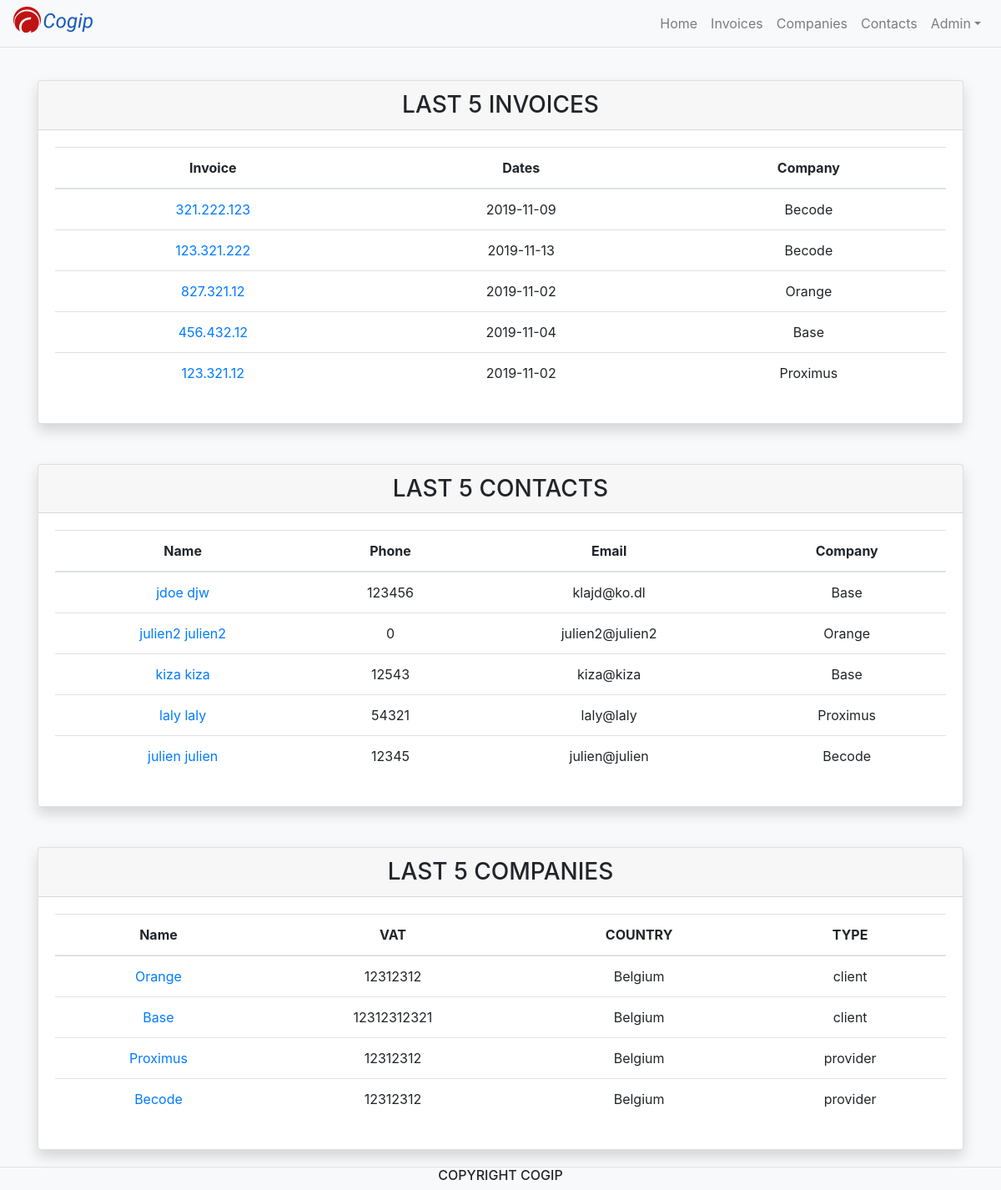
Screenshot of /?value=home with the database file from the repository.
### tables this page shows
CREATE TABLE `invoices` (
  `id` int(11) NOT NULL,
  `date` date NOT NULL,
  `number` varchar(40) NOT NULL,
  `id_companies` int(5) NOT NULL,
  `id_contacts` int(5) NOT NULL
);

CREATE TABLE `companies` (
  `id` int(11) NOT NULL,
  `name` varchar(60) NOT NULL,
  `country` varchar(60) NOT NULL,
  `VAT` varchar(80) NOT NULL,
  `id_type_companies` int(5) NOT NULL
);

CREATE TABLE `contacts` (
  `id` int(11) NOT NULL,
  `first_name` varchar(60) NOT NULL,
  `last_name` varchar(60) NOT NULL,
  `email` varchar(80) NOT NULL,
  `phone` int(60) NOT NULL,
  `id_companies` int(20) NOT NULL
);

CREATE TABLE `type` (
  `id` int(11) NOT NULL,
  `type_companies` varchar(8) NOT NULL
);

### controller/controller.php (called while the page is built, shortened)
<?php
require 'model/model.php';
function displayLastFive(){
	$reqInvoices = queryLastFiveInvoices();
	$reqContacts = queryLastFiveContacts();
	$reqCompanies = queryLastFiveCompanies();
	include "view/homeView.php";
}
?>

### model/model.php (called while the page is built, shortened)
<?php
function dbConnect()
{
    try{
        $db = new PDO ('mysql:host=database;dbname=Cogip','root','root');
        return $db;
    }
    catch(Exeption $e)
    {
        die('Erreur: '.$e->getMessage());
    }
}
function queryLastFiveInvoices(){
    $db = dbConnect();
    $req = $db -> prepare("SELECT inv.id AS inv_id, inv.date, inv.number, com.name
                           FROM invoices AS inv
                           JOIN companies AS com
                           ON inv.id_companies = com.id
                           ORDER BY inv.id DESC LIMIT 5");
    $req -> execute();
    return $req;
}
function queryLastFiveContacts(){
    $db = dbConnect();
    $req = $db -> prepare("SELECT cont.id AS cont_id, cont.first_name, cont.last_name, cont.phone, cont.email, com.name
                           FROM contacts AS cont
                           JOIN companies AS com
                           ON cont.id_companies = com.id
                           ORDER BY cont.id DESC LIMIT 5");
    $req -> execute();
    return $req;
}
function queryLastFiveCompanies(){
    $db = dbConnect();
    $req = $db -> prepare("SELECT com.id AS com_id, com.name, com.country, com.VAT, ty.type_companies
                           FROM companies AS com
                           JOIN type AS ty
                           ON com.id_type_companies = ty.id
                           ORDER BY com.id DESC LIMIT 5");
    $req -> execute();
    return $req;
}
?>

### view/homeView.php (the view)
<?php
    $reqInv = $reqInvoices -> fetchAll(PDO::FETCH_ASSOC);
    $reqCont = $reqContacts -> fetchAll(PDO::FETCH_ASSOC);
    $reqComp = $reqCompanies -> fetchAll(PDO::FETCH_ASSOC);
?>
<div class="card shadow mt-5 text-center">
    <div class="card-header h3">
        LAST 5 INVOICES
    </div>
    <div class="card-body">
        <table class="table">
            <thead>
                <tr>
                    <th>Invoice</th>
                    <th>Dates</th>
                    <th>Company</th>
                </tr>
            </thead>
            <tbody>
                <?php
    foreach($reqInv as $key){
        $number = $key['number'];
        $date = $key['date'];
        $company = $key['name'];
        $value = 'invoices';
        $url = $key['inv_id'];
echo <<<HTML
<tr><td><a href="?id=$url&value=$value">$number</a></td>
<td>$date</td>
<td>$company </td>
HTML;
}
?>
            </tbody>
        </table>
    </div>
</div>
<div class="card shadow mt-5 mb-5 text-center">
    <div class="card-header h3">
        LAST 5 CONTACTS
    </div>
    <div class="card-body">
        <table class="table">
            <thead>
                <tr>
                    <th>Name</th>
                    <th>Phone</th>
                    <th>Email</th>
                    <th>Company</th>
                </tr>
            </thead>
            <tbody>
                <?php
    foreach($reqCont as $key){
        $firstname = $key['first_name'];
        $lastname = $key['last_name'];
        $phone = $key['phone'];
        $email = $key['email'];
        $company = $key['name'];
        $value = 'contacts';
        $url = $key['cont_id'];
echo <<<HTML
<tr><td><a href="?id=$url&value=$value">$firstname $lastname</a></td>
<td>$phone</td>
<td>$email</td>
<td>$company </td>
HTML;
}
?>
            </tbody>
        </table>
    </div>
</div>
<div class="card shadow mt-5 mb-5 text-center">
    <div class="card-header h3">
        LAST 5 COMPANIES
    </div>
    <div class="card-body">
        <table class="table">
            <thead>
                <tr>
                    <th>Name</th>
                    <th>VAT</th>
                    <th>COUNTRY</th>
                    <th>TYPE</th>
                </tr>
            </thead>
            <tbody>
                <?php
    foreach($reqComp as $key){
        $country = $key['country'];
        $vat = $key['VAT'];
        $company = $key['name'];
        $type = $key['type_companies'];
        $value = 'companies';
        $url = $key['com_id'];
echo <<<HTML
<tr><td><a href="?id=$url&value=$value">$company</a></td>
<td>$vat</td>
<td>$country</td>
<td>$type</td>
HTML;
}
?>
            </tbody>
        </table>
    </div>
</div>

### index.php (shortened to what this page needs)
<?php
require 'controller/controller.php';
?>
<!DOCTYPE html>
<html lang="en">
<head>
    <link rel="stylesheet" href="https://stackpath.bootstrapcdn.com/bootstrap/4.3.1/css/bootstrap.min.css">
    <link rel="stylesheet" href="https://maxcdn.bootstrapcdn.com/font-awesome/4.7.0/css/font-awesome.min.css">
</head>
<body class="bg-light pt-5">
    <?php
        require "view/headerView.php";
    ?>
    <div class="container">
        <?php
       if(isset($_GET['option_create'])){
            if ($_GET['option_create'] == 'invoice'){
                insertInvoice();
            }
            if ($_GET['option_create'] == 'company'){
                insertCompany();
            }
            if($_GET['option_create'] == 'contact'){
                insertContact();
            }
            }
            else{
         if(isset($_GET['value'])){
        switch($_GET['value']){
            case 'home':
                displayLastFive();
                break;
}
}
            }
     ?>
    </div>
    <?php
        require "view/footerView.php";
        ?>
</body>
</html>

### view/headerView.php (shortened to what this page needs)
<header>
    <nav class="navbar navbar-expand navbar-light bg-light border-bottom fixed-top mb-5">
        <img src="assets/img/CogipLogo.png" alt="logo-cogip" class="img-fluid navbar-Brand">
        <ul class="navbar-nav ml-auto">
            <li class="nav-item"><a href="?value=home" class="nav-link">Home</a></li>
            <li class="nav-item"><a href="?value=invoices" class="nav-link">Invoices</a></li>
            <li class="nav-item"><a href="?value=companies" class="nav-link">Companies</a></li>
            <li class="nav-item"><a href="?value=contacts" class="nav-link">Contacts</a></li>
            <?php if (($_SESSION['rights'] != 1) && ($_SESSION['rights'] != 2) && ($_SESSION['rights'] != 3)){
                echo '<li class="nav-item"><a href="?value=login" class="nav-link">Login</a></li>';
            } else if($_SESSION["rights"] == 1)
            {
                echo '<li class="nav-item dropdown">
                        <a class="nav-link dropdown-toggle" href="#" data-toggle="dropdown">Admin</a>
                            <div class="dropdown-menu dropdown-menu-right bg-light">
                                <a class="dropdown-item nav-item-link" href="?value=user">Dashboard</a>
                                <a class="dropdown-item nav-item-link" href="?option_create=contact">New contact</a>
                                <a class="dropdown-item nav-item-link" href="?option_create=invoice">New invoice</a>
                                <a class="dropdown-item nav-item-link" href="?option_create=company">New company</a>
                                <div class="dropdown-divider"></div>
                                <a class="dropdown-item" href="#">Log Out</a>
                            </div>
                        </li>';
            }
            ?>
        </ul>
    </nav>
</header>

### view/footerView.php
<h6 class="text-center bg-ligth border-top fixed-bottom">COPYRIGHT COGIP</h6>

### rows the page displays
invoices: number "321.222.123", date "2019-11-09", id_companies.name "Becode"
invoices: number "123.321.222", date "2019-11-13", id_companies.name "Becode"
invoices: number "827.321.12", date "2019-11-02", id_companies.name "Orange"
invoices: number "456.432.12", date "2019-11-04", id_companies.name "Base"
invoices: number "123.321.12", date "2019-11-02", id_companies.name "Proximus"
contacts: first_name "jdoe", last_name "djw", phone "123456", email "klajd@ko.dl", id_companies.name "Base"
contacts: first_name "julien2", last_name "julien2", phone "0", email "julien2@julien2", id_companies.name "Orange"
contacts: first_name "kiza", last_name "kiza", phone "12543", email "kiza@kiza", id_companies.name "Base"
contacts: first_name "laly", last_name "laly", phone "54321", email "laly@laly", id_companies.name "Proximus"
contacts: first_name "julien", last_name "julien", phone "12345", email "julien@julien", id_companies.name "Becode"
companies: name "Orange", VAT "12312312", country "Belgium", id_type_companies.type_companies "client"
companies: name "Base", VAT "12312312321", country "Belgium", id_type_companies.type_companies "client"
companies: name "Proximus", VAT "12312312", country "Belgium", id_type_companies.type_companies "provider"
companies: name "Becode", VAT "12312312", country "Belgium", id_type_companies.type_companies "provider"
